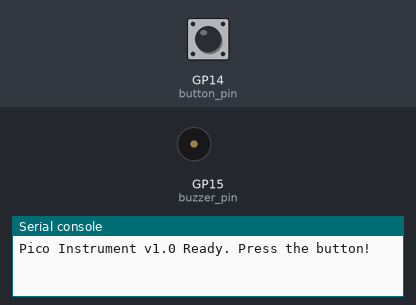
Bench run of a program on a simulated Raspberry Pi Pico running MicroPython. On the bench: buzzer (waves = sounding), the last lines printed to the serial console. Inputs (shaded band) come from the test bench; at power-on: GP14 (button_pin) HIGH.

Above: at 1.2 s.
1.3 s: GP14 (button_pin) pulled LOW for 0.15 s
At 1.38 s:
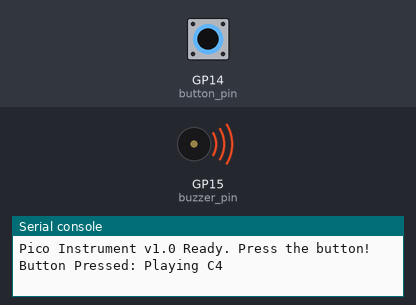
2.9 s: GP14 (button_pin) pulled LOW for 3.2 s
At 7.2 s:
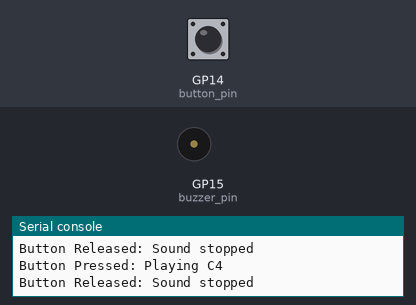
Timing chart, 0 to 8.7 s (numbered marks = the images above; inputs shaded):
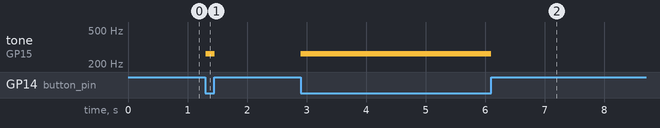

Measured:
- after the input at 1.3 s, tone on GP15 (buzzer_pin): silent → 262 Hz at once, → silent 0.15 s later
- after the input at 2.9 s, tone on GP15 (buzzer_pin): silent → 262 Hz at once, → silent 3.2 s later

The program:

pico_sound_engine_v1.py.py
```python
# pico_instrument_v1.py
import machine
import time

# --- ピンの設定 ---

# 押しボタンをGP14に接続
# PULL_UP設定: ボタンが押されていない時は電圧が「高(High)」、押されると「低(Low)」になる
button_pin = machine.Pin(14, machine.Pin.IN, machine.Pin.PULL_UP)

# ブザーをGP15に接続
buzzer_pin = machine.Pin(15, machine.Pin.OUT)
# 音を鳴らすためのPWMオブジェクトを作成
buzzer = machine.PWM(buzzer_pin)

# --- 定数の設定 ---
NOTE_C4 = 262  # ドの音の周波数 (Hz)

# --- メインループ ---
print("Pico Instrument v1.0 Ready. Press the button!")

# is_playingフラグ: 同じ音を何度も鳴らし始めないようにするための旗
is_playing = False

while True:
    # ボタンが押されたかチェック (PULL_UPなので、押されると値が0になる)
    if button_pin.value() == 0:
        # もし、まだ音が鳴っていないなら (is_playingがFalseなら)
        if not is_playing:
            print("Button Pressed: Playing C4")
            # ブザーの周波数を「ド」に設定
            buzzer.freq(NOTE_C4)
            # 音量50%で鳴らし始める
            buzzer.duty_u16(32768)
            # 「今、音が鳴っているよ」と旗を立てる
            is_playing = True
    # ボタンが離された場合
    else:
        # もし、さっきまで音が鳴っていたなら (is_playingがTrueなら)
        if is_playing:
            print("Button Released: Sound stopped")
            # 音を止める (音量を0にする)
            buzzer.duty_u16(0)
            # 「音は止まったよ」と旗を倒す
            is_playing = False

    # CPUに少しだけ休憩を与える（安定動作のため）
    time.sleep_ms(10)
```
